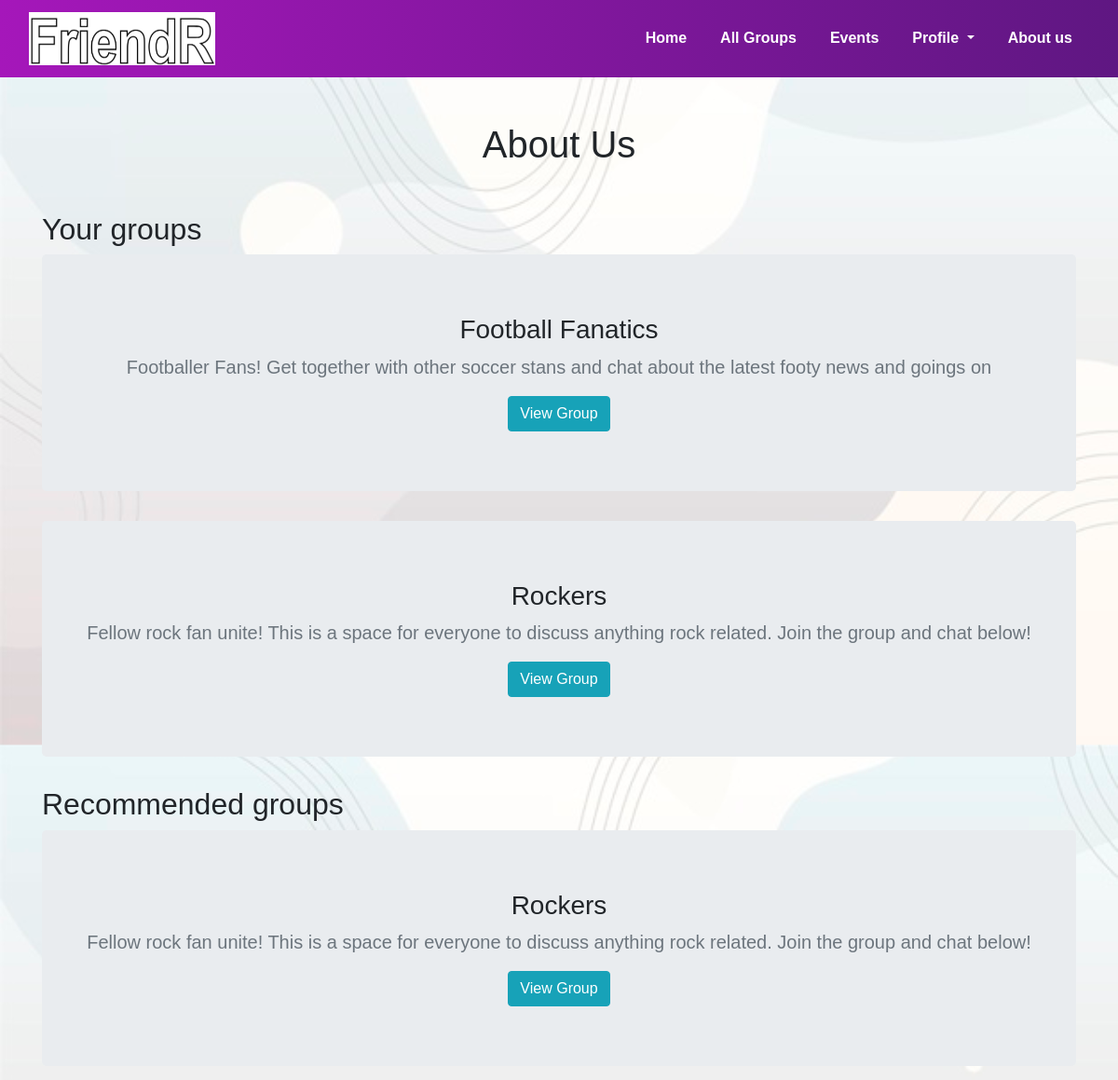
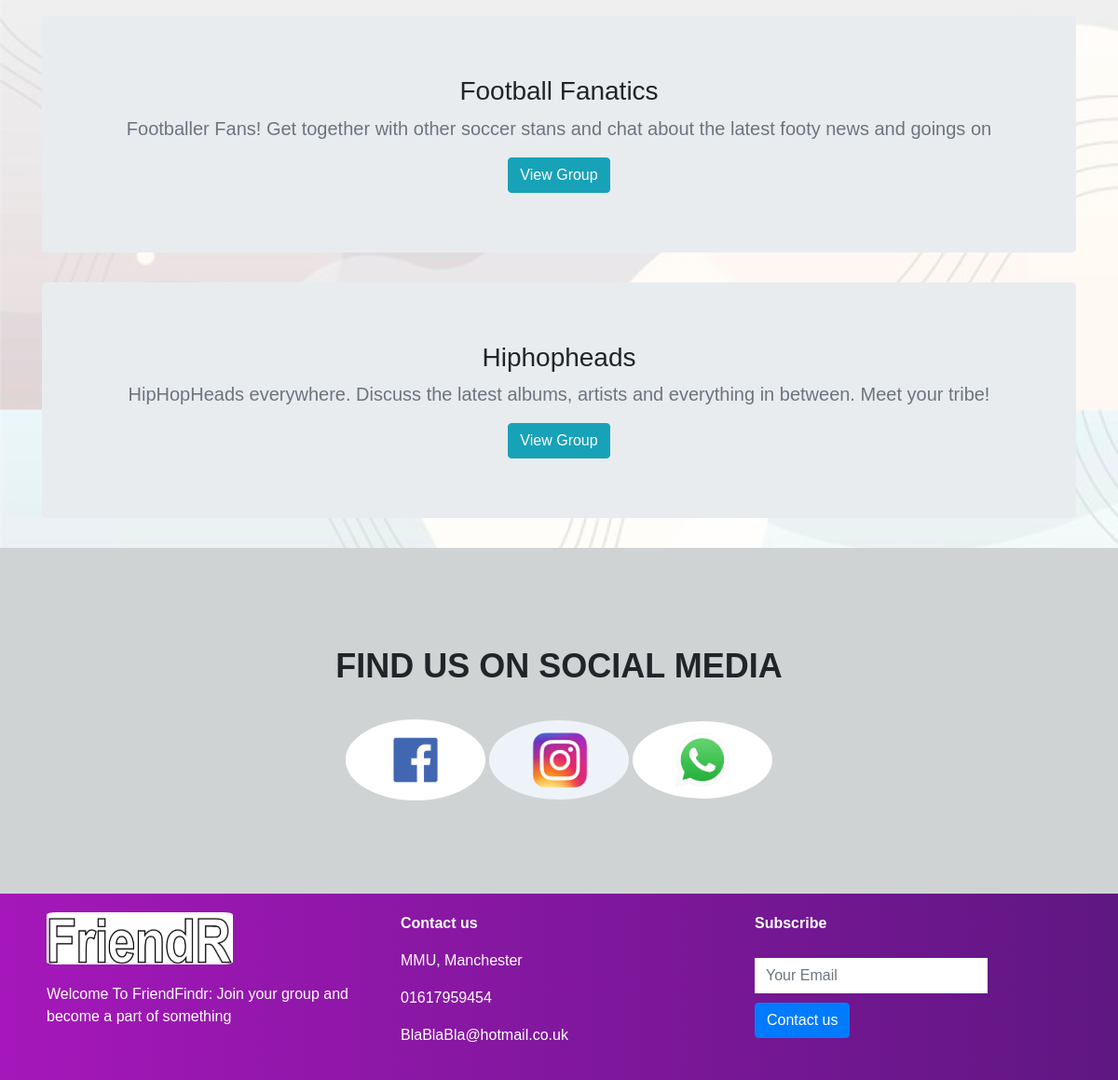
/about-us.php (signed in), run on the app's committed database (2 pictures, top to bottom).
### tables this page shows
CREATE TABLE `groups` (
  `groupid` int(11) NOT NULL,
  `name` varchar(45) NOT NULL,
  `description` varchar(255) NOT NULL
);

### about-us.php (the view, shortened to what this page needs)
<?php
require_once "config.php";
function getJoinedGroups()
{
    global $mysqli;
    $sql = "SELECT g.groupid, g.name, g.description FROM groups g, usergroups ug WHERE g.groupid = ug.groupid AND ug.userid =" . $_SESSION["id"] . ";";
    $joinedgroups_err = ($result = $mysqli->query($sql)) ? "" : "Error: " . $mysqli->error;
    if ($result->num_rows > 0) {
        while ($row = $result->fetch_assoc()) {
            echo <<<HTML
                    <div id="recommended-groups-box" class="jumbotron text-center">
                        <h3 class="jumbotron-heading">{$row["name"]}</h3>
                        <p class="lead text-muted">{$row["description"]}</p>
                        <a href="group-page.php?groupid={$row["groupid"]}" class="btn btn-info" role="button">View Group</a>
                    </div>
                    HTML;
        }
    } else {
        $joinedgroups_err = "You're not part of any groups.. ";
    }
}
function getRecommendedGroups()
{
    global $mysqli;
    $sql = "SELECT DISTINCT g.groupid, g.name, g.description FROM groups g, grouphobbies gh, userhobbies uh where gh.hobbyid = uh.hobbyid AND uh.userid = " . $_SESSION["id"] . ";";
    $group_err = ($result = $mysqli->query($sql)) ? "" : "Error: " . $mysqli->error;
    if ($result->num_rows > 0) {
        while ($row = $result->fetch_assoc()) {
            echo <<<HTML
                    <div id="recommended-groups-box" class="jumbotron text-center">
                        <h3 class="jumbotron-heading">{$row["name"]}</h3>
                        <p class="lead text-muted">{$row["description"]}</p>
                        <a href="group-page.php?groupid={$row["groupid"]}" class="btn btn-info" role="button">View Group</a>
                    </div>
                    HTML;
        }
    } else {
        $group_err = "No groups to recommend.. Try selecting some hobbies";
    }
}
?>
    <!DOCTYPE html>
    <html lang="en">
    <head>
        <link rel="stylesheet" type="text/css" href="css/wpCss.css"/>
        <link rel="stylesheet" href="https://stackpath.bootstrapcdn.com/bootstrap/4.5.2/css/bootstrap.min.css">
        <link rel="stylesheet" type="text/css" href="css/wpCSS.css"">
    </head>
    <body>
    <section id="nav-bar">
        <nav class="navbar navbar-expand-lg navbar-light">
            <div class="container-fluid">
                <a class="navbar-brand" href="#"><img src="./data/logo.png" /></a>
                <div class="collapse navbar-collapse" id="navbarNav">
                    <ul class="navbar-nav ml-auto">
                        <li class="nav-item">
                            <a class="nav-link" href="welcome.php">Home</a>
                        </li>
                        <li class="nav-item">
                            <a class="nav-link" href="groups-page.php">All Groups</a>
                        </li>
                        <li class="nav-item">
                            <a class="nav-link" href="events-page.php">Events</a>
                        </li>
                        <li class="nav-item dropdown">
                            <a class="nav-link dropdown-toggle" href="#" id="navbardrop" data-toggle="dropdown">
                                Profile
                            </a>
                        </li>
                        <li class="nav-item">
                            <a class="nav-link" href="about-us.php">About us</a>
                        </li>
                    </ul>
                </div>
            </div>
        </nav>
    </section>
    <h1 class="my-5" style="text-align: center">About Us</h1>
    <div class="container">
        <h2>Your groups</h2>
        <?php getJoinedGroups(); ?>
        <h2>Recommended groups</h2>
        <?php getRecommendedGroups(); ?>
    </div>
    <section id="social-media">
        <div class="container text-center">
            <p>FIND US ON SOCIAL MEDIA</p>
            <div class="social-icons">
                <a href="#"> <img src="./data/fb.png" /> </a>
                <a href="#"> <img src="./data/ig.png" /> </a>
                <a href="#"> <img src="./data/ws.jpg" /> </a>
            </div>
        </div>
    </section>
    <section id="footer">
        <div class="container">
            <div class="row">
                <div class="col-md-4 footer-box">
                    <img src="./data/logo.png" />
                    <p>
                        Welcome To FriendFindr:
                        Join your group and become a part of something
                    </p>
                </div>
                <div class="col-md-4 footer-box">
                    <p><b> Contact us </b></p>
                    <p><i class="fa fa-map-marker"></i> MMU, Manchester</p>
                    <p><i class="fa fa-phone"></i>01617959454</p>
                    <p><i class="fa fa-envelope"></i>BlaBlaBla@hotmail.co.uk</p>
                </div>
                <div class="col-md-4 footer-box">
                    <p><b> Subscribe </b></p>
                    <input type="email" class="form-control" placeholder="Your Email" />
                    <button type="button" class="btn btn-primary">Contact us</button>
                </div>
            </div>
        </div>
    </section>
    </body>
    </html>

### css/wpCss.css (style rules this page uses)
* { margin:0; padding:0; }
body { font-family: 'Raleway', sans-serif; background-image:url('./bck1.jpg'); background-repeat: repeat-y; background-size: 100% auto; }
#nav-bar { position: sticky; top:0; z-index:10; }
.navbar { background-image: linear-gradient(to right, #a517ba, #5f1782); }
.navbar-nav li { padding: 0 10px; }
.navbar-nav li a { color: #fff !important; font-weight: 600; float:right; text-align:left; }
.navbar-brand img { width:200px; }
#social-media { background:#D0D3D4; padding:100px 0; }
#social-media p { font-size: 36px; font-weight:600; margin-bottom:30px; }
.social-icons img { width:150px; transition:0.5s; border-radius:100%; border:none; }
#footer { background-image: linear-gradient(to right, #a517ba, #5f1782); color: #fff; }
.footer-box { padding:20px; }
.footer-box img { width:200px; margin-bottom:20px; border-radius:5%; }
.footer-box .form-control { box-shadow:none; border:none; border-radius:0; margin-top:25px; max-width:250px; }
.footer-box .btn-primary { margin-top:10px; }

### data on the page
groups: name "Football Fanatics", description "Footballer Fans! Get together with other soccer stans and chat about the latest footy news and goings on"
groups: name "Rockers", description "Fellow rock fan unite! This is a space for everyone to discuss anything rock related. Join the group and chat below!"
groups: name "Hiphopheads", description "HipHopHeads everywhere. Discuss the latest albums, artists and everything in between. Meet your tribe!"
